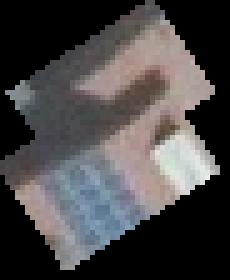
#> input picture data/Test/Positives/0882100000000126.png, 46 x 56 px, found by its file name (shown 5 times larger)
$ jupyter execute '1 preprocessing.ipynb'   (shell and % lines are left out)
#> lines starting #> are read from the running program, lines starting #| are printed output that depends on the picture
### src/preprocessing.py
"""Image preprocessing utilities for binary image classification."""

import os

import pandas as pd
from PIL import Image
from tqdm import tqdm

_IMAGE_EXTENSIONS = {".jpg", ".jpeg", ".png", ".bmp", ".tiff"}

_SUBDIRS = [
    ("Train", "Positives", "train", "positive"),
    ("Train", "Negatives", "train", "negative"),
    ("Test",  "Positives", "test",  "positive"),
    ("Test",  "Negatives", "test",  "negative"),
]


def resize_with_padding(image, target_size=(75, 75)):
    """Scale image to fit target_size preserving aspect ratio, pad with black."""
    target_w, target_h = target_size
    orig_w, orig_h = image.size

    scale = min(target_w / orig_w, target_h / orig_h)
    new_w = int(orig_w * scale)
    new_h = int(orig_h * scale)

    resized = image.resize((new_w, new_h), Image.LANCZOS)

    canvas = Image.new(image.mode, (target_w, target_h), 0)
    offset_x = (target_w - new_w) // 2
    offset_y = (target_h - new_h) // 2
    canvas.paste(resized, (offset_x, offset_y))

    return canvas


def generate_rotations(image):
    """Return dict of four CCW rotational copies (0°, 90°, 180°, 270°)."""
    return {
        "0":   image,
        "90":  image.rotate(90,  expand=False),
        "180": image.rotate(180, expand=False),
        "270": image.rotate(270, expand=False),
    }


def preprocess_dataset(data_root, output_root, target_size=(75, 75)):
    """Resize, grayscale, and 4× rotate every image; returns a DataFrame of saved variants."""
#> called with data_root = '../data', output_root = '../data/preprocessed', target_size = (75, 75)
    candidates = []
    for split_dir, label_dir, split, label in _SUBDIRS:
        folder = os.path.join(data_root, split_dir, label_dir)
        if not os.path.isdir(folder):
            continue
        for fname in sorted(os.listdir(folder)):
            ext = os.path.splitext(fname)[1].lower()
            if ext not in _IMAGE_EXTENSIONS:
                continue
            candidates.append((os.path.join(folder, fname), split, label))
#> pass 2 of the loop in preprocess_dataset, `for split_dir, label_dir, split, label in _SUBDIRS:`:

    rows = []
    for fpath, split, label in tqdm(candidates, desc="Preprocessing images"):
        image = Image.open(fpath)
#> image is the input picture: PIL image 46x56 RGB; mean R, G, B 72.3, 69.8, 70.7
        padded = resize_with_padding(image, target_size)
#> in resize_with_padding, `resized = image.resize((new_w, new_h), Image.LANCZOS)`:
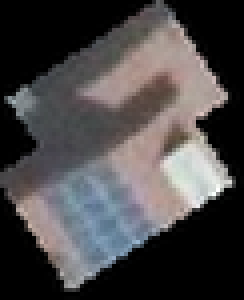
#> resized: PIL image 61x75 RGB (shown 4 times larger); mean R, G, B 72.9, 70.4, 71.3
#> in resize_with_padding, `canvas = Image.new(image.mode, (target_w, target_h), 0)`: canvas: PIL image 75x75 RGB; every value is 0
#> in resize_with_padding, `canvas.paste(resized, (offset_x, offset_y))`:
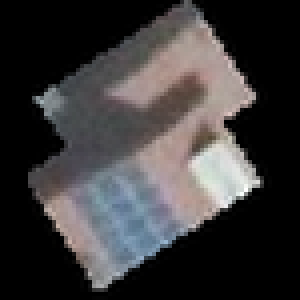
#> canvas: PIL image 75x75 RGB (shown 4 times larger); mean R, G, B 59.3, 57.3, 58
        gray = padded.convert("L")
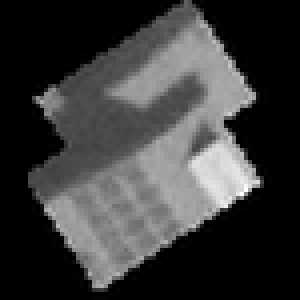
#> gray: PIL image 75x75 L (shown 4 times larger); min 0, max 255, mean 58
        rotations = generate_rotations(gray)
#> rotations = 4 items

        rel_path = os.path.relpath(fpath, data_root)
        rel_dir = os.path.dirname(rel_path)
        base, ext = os.path.splitext(os.path.basename(rel_path))

        out_dir = os.path.join(output_root, rel_dir)
        os.makedirs(out_dir, exist_ok=True)

        for angle, rot_img in rotations.items():
            out_fname = f"{base}_rot{angle}{ext}"
            out_path = os.path.join(out_dir, out_fname)
            rot_img.save(out_path)

            rows.append({
                "original_filepath": fpath,
                "output_filepath":   out_path,
                "split":             split,
                "label":             label,
                "rotation":          angle,
                "width":             rot_img.width,
                "height":            rot_img.height,
            })
#> this loop made 4 passes
#> (angle, out_fname) on passes 1 to 4: ('0', '0882100000000126_rot0.png'), ('90', '0882100000000126_rot90.png'), ('180', '0882100000000126_rot180.png'), ('270', '0882100000000126_rot270.png')
#> pass 2, in preprocess_dataset, `rot_img.save(out_path)`:
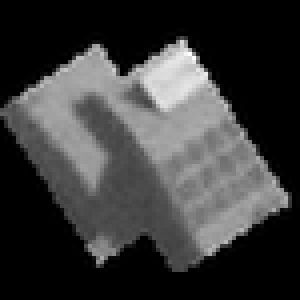
#> saved as 0882100000000126_rot90.png: PIL image 75x75 L (shown 4 times larger); min 0, max 255, mean 58
#> after the loop, rows = 4 items
#> pass 2 of the loop in preprocess_dataset, `for fpath, split, label in tqdm(candidates, desc="Preprocessing images..`:
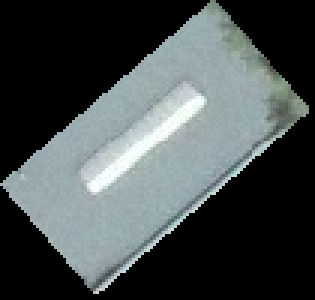
#> input picture data/Test/Negatives/0882100000000033.png, 105 x 100 px, found by its file name (shown 3 times larger)
#> in preprocess_dataset, image is the input picture: PIL image 105x100 RGB; mean R, G, B 70.1, 76.9, 77.3
#> resized: PIL image 75x71 RGB
#> in resize_with_padding (call 2), `canvas.paste(resized, (offset_x, offset_y))`:
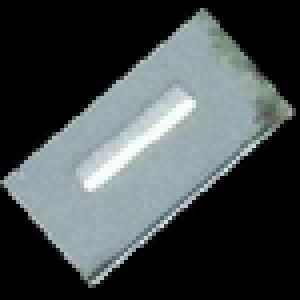
#> canvas: PIL image 75x75 RGB (shown 4 times larger); mean R, G, B 66.7, 73.1, 73.6
#> the loop in preprocess_dataset, `for angle, rot_img in rotations.items():` made 4 passes
#> (angle, out_fname) on passes 1 to 4: ('0', '0882100000000033_rot0.png'), ('90', '0882100000000033_rot90.png'), ('180', '0882100000000033_rot180.png'), ('270', '0882100000000033_rot270.png')
#> pass 2, in preprocess_dataset, `rot_img.save(out_path)`:
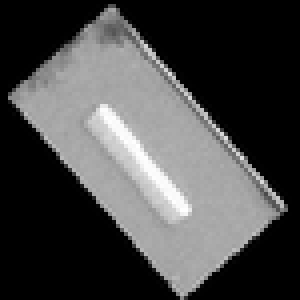
#> saved as 0882100000000033_rot90.png: PIL image 75x75 L (shown 4 times larger); min 0, max 255, mean 71.3
#> after the loop in preprocess_dataset, `for angle, rot_img in rotations.items():`: rows = 8 items

    return pd.DataFrame(
        rows,
        columns=["original_filepath", "output_filepath", "split", "label", "rotation", "width", "height"],
    )

### notebooks/1 preprocessing.ipynb
# Preprocessing — Resize, Grayscale, Rotational Augmentation

**Author:** Florian Koenigstorfer

**Goal:** Resize every image to 75×75 with aspect-ratio-preserving padding (LANCZOS), convert to grayscale (mode L), and generate four rotational copies (0°, 90°, 180°, 270°) per source image.

**Data source:** Raw images in /data/Train/ and /data/Test/; writes preprocessed outputs to /data/preprocessed/ and a manifest at /data/preprocessed_df.csv.

## Introduction

Aerial imagery tiles have no canonical orientation — a solar panel viewed from above looks equally valid at any 90° rotation. Generating four rotational copies (0°, 90°, 180°, 270°) per source image therefore augments the training set 4× without introducing unrealistic transformations, helping the downstream classifier generalise across orientations.

## Setup & Imports

[cell 1]

import os
import random
import sys

import matplotlib.pyplot as plt
import pandas as pd
from PIL import Image

sys.path.insert(0, "../src")
from preprocessing import generate_rotations, preprocess_dataset, resize_with_padding

# --- Constants ---
DATA_ROOT            = "../data"
PREPROCESSED_ROOT    = "../data/preprocessed"
PREPROCESSED_DF_PATH = "../data/preprocessed_df.csv"
TARGET_SIZE          = (75, 75)

## Section 1 — Run Preprocessing

[cell 2]
def _has_files(directory: str) -> bool:
    """Return True if *directory* exists and contains at least one file."""
    for _, _, files in os.walk(directory):
        if files:
            return True
    return False


if _has_files(PREPROCESSED_ROOT):
    print(f"Preprocessed images already found in '{PREPROCESSED_ROOT}'. Loading existing CSV...")
    preprocessed_df = pd.read_csv(PREPROCESSED_DF_PATH)
    print(f"Loaded {len(preprocessed_df):,} rows from '{PREPROCESSED_DF_PATH}'.")
else:
    print("No preprocessed images found. Running preprocessing pipeline...")
    preprocessed_df = preprocess_dataset(DATA_ROOT, PREPROCESSED_ROOT, TARGET_SIZE)
    preprocessed_df.to_csv(PREPROCESSED_DF_PATH, index=False)
    print(f"Saved {len(preprocessed_df):,} rows to '{PREPROCESSED_DF_PATH}'.")

## Section 2 — Preprocessing Summary

[cell 3]
total_original = preprocessed_df["original_filepath"].nunique()
total_augmented = len(preprocessed_df)
augmentation_multiplier = total_augmented / total_original if total_original > 0 else 0

print(f"Total original images : {total_original:,}")
print(f"Total augmented images: {total_augmented:,}")
print(f"Augmentation multiplier: {augmentation_multiplier:.1f}\u00d7")
print()
print("Counts per split \u00d7 label:")
print(preprocessed_df.groupby(["split", "label"]).size().rename("count").to_string())
#| split  label
#| test   negative    4
#|        positive    4
#| train  negative    4
#|        positive    4

## Section 3 — Rotation Visualisation

[cell 4]
rng = random.Random(42)

train_pos = preprocessed_df[
    (preprocessed_df["split"] == "train") & (preprocessed_df["label"] == "positive")
].reset_index(drop=True)

sample_row = train_pos.iloc[rng.randint(0, len(train_pos) - 1)]
original_path = sample_row["original_filepath"]

image = Image.open(original_path)
padded = resize_with_padding(image, TARGET_SIZE)
gray = padded.convert("L")
rotations = generate_rotations(gray)

fig, axes = plt.subplots(1, 4, figsize=(12, 4))
fig.suptitle("Rotational Augmentation — Training Positive Sample", fontsize=14)

for ax, (angle, rot_img) in zip(axes, rotations.items()):
    ax.imshow(rot_img, cmap="gray")
    ax.set_title(f"{angle}\u00b0")
    ax.axis("off")

plt.show()
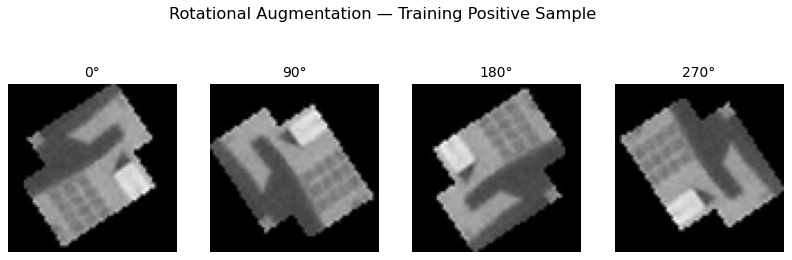
#> figure drawn by matplotlib, 4 panels

## Section 4 — Sanity Checks

[cell 5]
rng2 = random.Random(42)

all_paths = preprocessed_df["output_filepath"].tolist()
sample_paths = rng2.sample(all_paths, min(50, len(all_paths)))

failures = []
for p in sample_paths:
    try:
        img = Image.open(p)
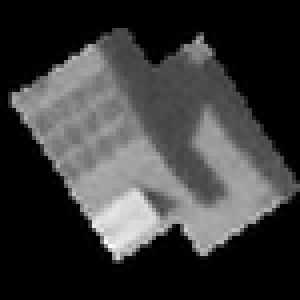
#> img: PIL image 75x75 L (shown 4 times larger); min 0, max 255, mean 58
        assert img.size == TARGET_SIZE, f"Size mismatch: {img.size}"
        assert img.mode == "L", f"Mode mismatch: {img.mode}"
    except Exception as exc:
        failures.append((p, str(exc)))
#> pass 2 of the loop `for p in sample_paths:`:

print(f"Total files written  : {len(all_paths):,}")
print(f"Sanity-check sample  : {len(sample_paths)} files")
print(f"Failures             : {len(failures)}")

if failures:
    print("\nFailed files:")
    for path, reason in failures:
        print(f"  {path}: {reason}")
else:
    print("All sampled files passed size and mode checks.")
